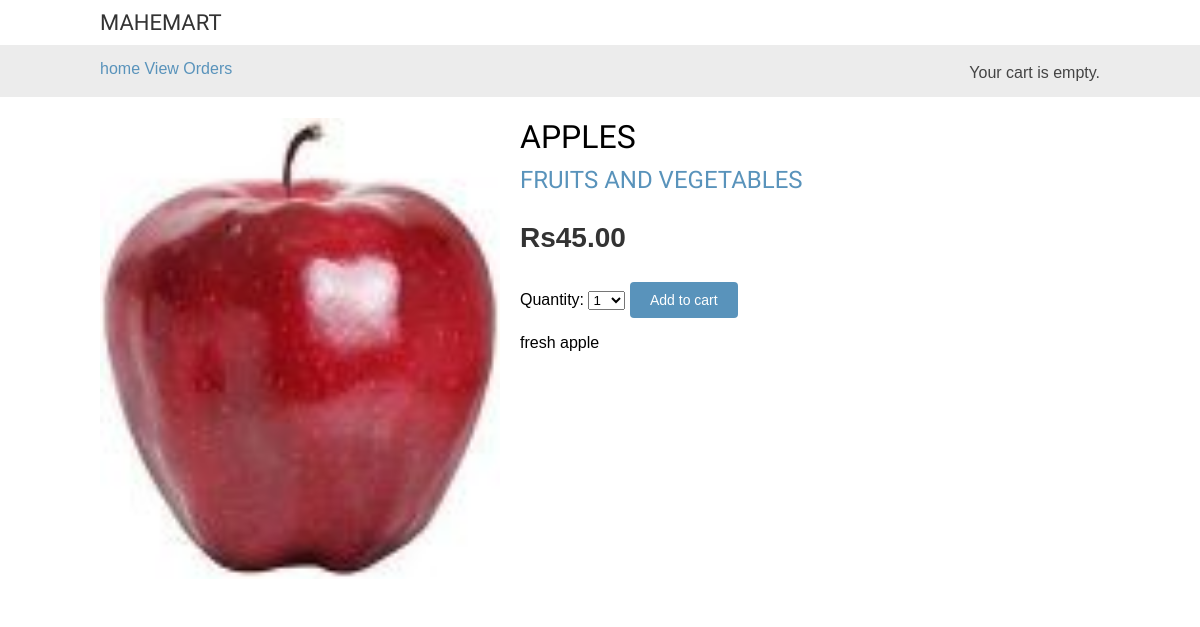
The app's page /11/apples/ with its own data.
### shop/models.py (models this page shows, shortened)
class Product(models.Model):
    category = models.ForeignKey(Category,
                                 related_name='products',
                                 on_delete=models.CASCADE)
    name = models.CharField(max_length=200)
    slug = models.SlugField(max_length=200)
    image = models.ImageField(upload_to='products/%Y/%m/%d',
                              blank=True)
    description = models.TextField(blank=True)
    price = models.DecimalField(max_digits=10,
                                decimal_places=2)
    available = models.BooleanField(default=True)
    created = models.DateTimeField(auto_now_add=True)
    updated = models.DateTimeField(auto_now=True)
    class Meta:
        ordering = ['name']
        indexes = [
            models.Index(fields=['id', 'slug']),
            models.Index(fields=['name']),
            models.Index(fields=['-created']),
        ]

class Category(models.Model):
    name = models.CharField(max_length=200)
    slug = models.SlugField(max_length=200,
                            unique=True)
    class Meta:
        ordering = ['name']
        indexes = [
            models.Index(fields=['name']),
        ]
        verbose_name = 'category'
        verbose_name_plural = 'categories'
    def __str__(self):
        return self.name
    def get_absolute_url(self):
        return reverse('shop:product_list_by_category',
                       args=[self.slug])

### shop/views.py (the view)
# urls.py: path('<int:id>/<slug:slug>/', views.product_detail,
def product_detail(request, id, slug):
    product = get_object_or_404(Product,
                                id=id,
                                slug=slug,
                                available=True)
    cart_product_form = CartAddProductForm()
    return render(request,
                  'shop/product/detail.html',
                  {'product': product,
                   'cart_product_form': cart_product_form})

### cart/forms.py
class CartAddProductForm(forms.Form):
    quantity = forms.TypedChoiceField(
                                choices=PRODUCT_QUANTITY_CHOICES,
                                coerce=int)
    override = forms.BooleanField(required=False,
                                  initial=False,
                                  widget=forms.HiddenInput)

### cart/cart.py (called while the page is built)
    def __len__(self):
        return sum(item['quantity'] for item in self.cart.values())

### cart/context_processors.py (called while the page is built)
def cart(request):
    return {'cart': Cart(request)}

### shop/templates/shop/product/detail.html (shortened to what this page needs)
{% extends "shop/base.html" %}
{% load static %}
{% block content %}
  <div class="product-detail">
    <img src="{% if product.image %}{{ product.image.url }}{% else %}
    {% static "img/no_image.png" %}{% endif %}">
    <h1>{{ product.name }}</h1>
    <h2>
      <a href="{{ product.category.get_absolute_url }}">
        {{ product.category }}
      </a>
    </h2>
    <p class="price">Rs{{ product.price }}</p>
    <form action="{% url "cart:cart_add" product.id %}" method="post">
      {{ cart_product_form }}
      <input type="submit" value="Add to cart">
    </form>
    {{ product.description|linebreaks }}
  </div>
{% endblock %}

### shop/static/css/base.css (style rules this page uses)
body { margin:0; padding:0; font-family:helvetica, sans-serif; }
h1, h2, h3, h4, h5 , h6 { font-family: 'Ubuntu', sans-serif; font-weight:normal; }
a { text-decoration:none; color:#5993bb; }
a.button, input[type="submit"] { color:#fff; background:#5993bb; border-radius:4px; padding:10px 20px; font-size:14px; border:0; }
.product-detail { text-align:justify; }
.product-detail .price { color:#333; font-size:28px; font-weight:bold; }
.product-detail img { width:40%; float:left; padding:0 20px 20px 0; }
.product-detail h1 { margin-bottom:0; }
.product-detail h2 { margin-top:10px; }

### records on screen
Product: image (picture), name "APPLES", category "FRUITS AND VEGETABLES", price "45.00", description "fresh apple"
